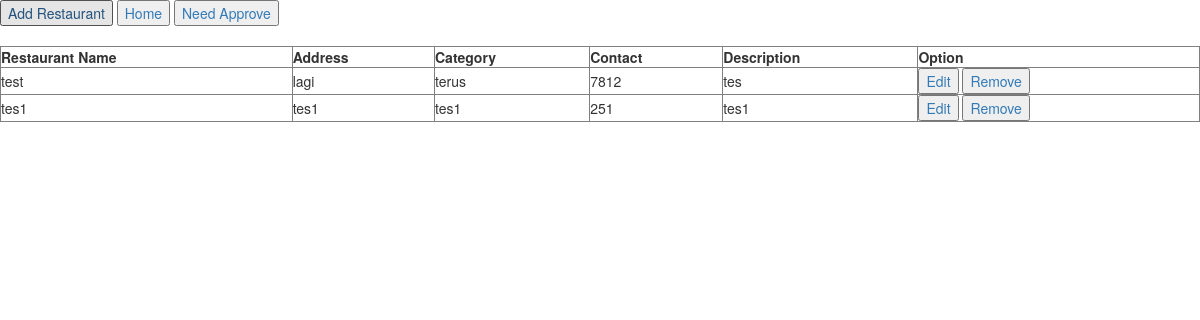
The page /Admin/crud/restaurants/index.php on the database its author committed.
### tables this page shows
CREATE TABLE `restaurants` (
  `restaurant_id` int(11) NOT NULL,
  `restaurant_name` varchar(255) NOT NULL,
  `restaurant_address` text NOT NULL,
  `restaurant_category` varchar(20) NOT NULL,
  `restaurant_contact` int(13) NOT NULL,
  `restaurant_description` text NOT NULL,
  `latitude` double NOT NULL DEFAULT '0',
  `longitude` double NOT NULL DEFAULT '0',
  `active` int(11) NOT NULL DEFAULT '0',
  `user` int(11) NOT NULL DEFAULT '0',
  `image` varchar(255) NOT NULL
);

### Admin/crud/restaurants/index.php (the view, shortened to what this page needs)
<?php require_once '../../../connect/db_connect.php'; ?>
<!DOCTYPE html>
<html>
<head>
	<link rel="stylesheet" href="https://maxcdn.bootstrapcdn.com/bootstrap/3.3.7/css/bootstrap.min.css">
</head>
<body>
<div class="manageMember">
	<a href="create.php"><button type="button">Add Restaurant</button></a>
	<a href="../../home.php"><button type="button">Home</button></a>
	<a href="needapprove.php"><button type="button">Need Approve</button></a>
	<table border="1" cellspacing="0" cellpadding="0">
		<thead>
			<tr>
				<th>Restaurant Name</th>
				<th>Address</th>
				<th>Category</th>
				<th>Contact</th>
				<th>Description</th>
				<th>Option</th>
			</tr>
		</thead>
		<tbody>
			<?php
            $sql = "SELECT * FROM restaurants WHERE active = 2";
            $result = $connect->query($sql);
            if ($result->num_rows >0) {
                while ($row = $result->fetch_assoc()) {
                    echo "
					<tr>
						<td> ".$row['restaurant_name']."</td>
						<td> ".$row['restaurant_address']."</td>
						<td> ".$row['restaurant_category']."</td>
						<td> ".$row['restaurant_contact']."</td>
						<td> ".$row['restaurant_description']."</td>
						<td>
							<a href='edit.php?restaurant_id=".$row['restaurant_id']."'><button type='button'>Edit</button></a>
							<a href='remove.php?restaurant_id=".$row['restaurant_id']."'><button type='button'>Remove</button></a>
						</td>
					</tr>";
                }
            } else {
                    echo "<tr><td colspan='6'><center>No Data Available</center></td></tr>";
                }
            ?>
		</tbody>
	</table>
</div>
</body>
</html>
</html>

### Admin/crud/restaurants/index.php (style rules this page uses)
.manageMember { width: 100%; margin: auto; }
table { width: 100%; margin-top: 20px; }

### rows shown on the page
restaurants: restaurant_name "test", restaurant_address "lagi", restaurant_category "terus", restaurant_contact "7812", restaurant_description "tes"
restaurants: restaurant_name "tes1", restaurant_address "tes1", restaurant_category "tes1", restaurant_contact "251", restaurant_description "tes1"
